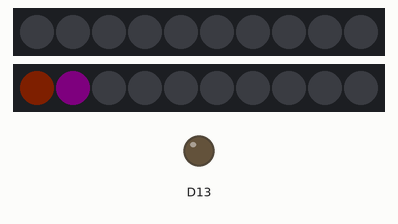
The sketch below on a simulated Adafruit Circuit Playground Express. On the bench: 2 × 10 RGB LEDs in strip order, left to right, output pins drawn as LEDs (lit = HIGH). Dim RGB values are drawn brighter than linear.

Above: at 0.1 s.
At 2.1 s:
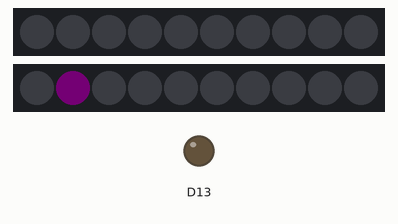

Measured:
- by itself, everything shown: repeats every 3.0 s, in 3 steps
- what the display in image 1 shows lasts 1.0 s, from 2.0 s to 3.0 s

The sketch:

cpNeopix02.ino
```cpp
#include <Adafruit_CircuitPlayground.h>

Adafruit_CircuitPlayground cp;

void setup() {
  // put your setup code here, to run once:
  cp.begin();
}

void loop() {
  Adafruit_CircuitPlayground cp;
  cp.begin();
  int orange[3] = {60, 24, 0}, purple[3] = {60, 0, 60};

  cp.setPixelColor(0, orange[0], orange[1], orange[2]);
  cp.setPixelColor(1, purple[0], purple[1], purple[2]);
  delay(1000); // milliseconds

  cp.setPixelColor(0, orange[0]/3, orange[1]/3, orange[2]/3);
  cp.setPixelColor(1, purple[0]/3, purple[1]/3, purple[2]/3);
  delay(1000); // milliseconds

  cp.setPixelColor(0, 0, 0, 0);
  delay(1000); // milliseconds
}
```
